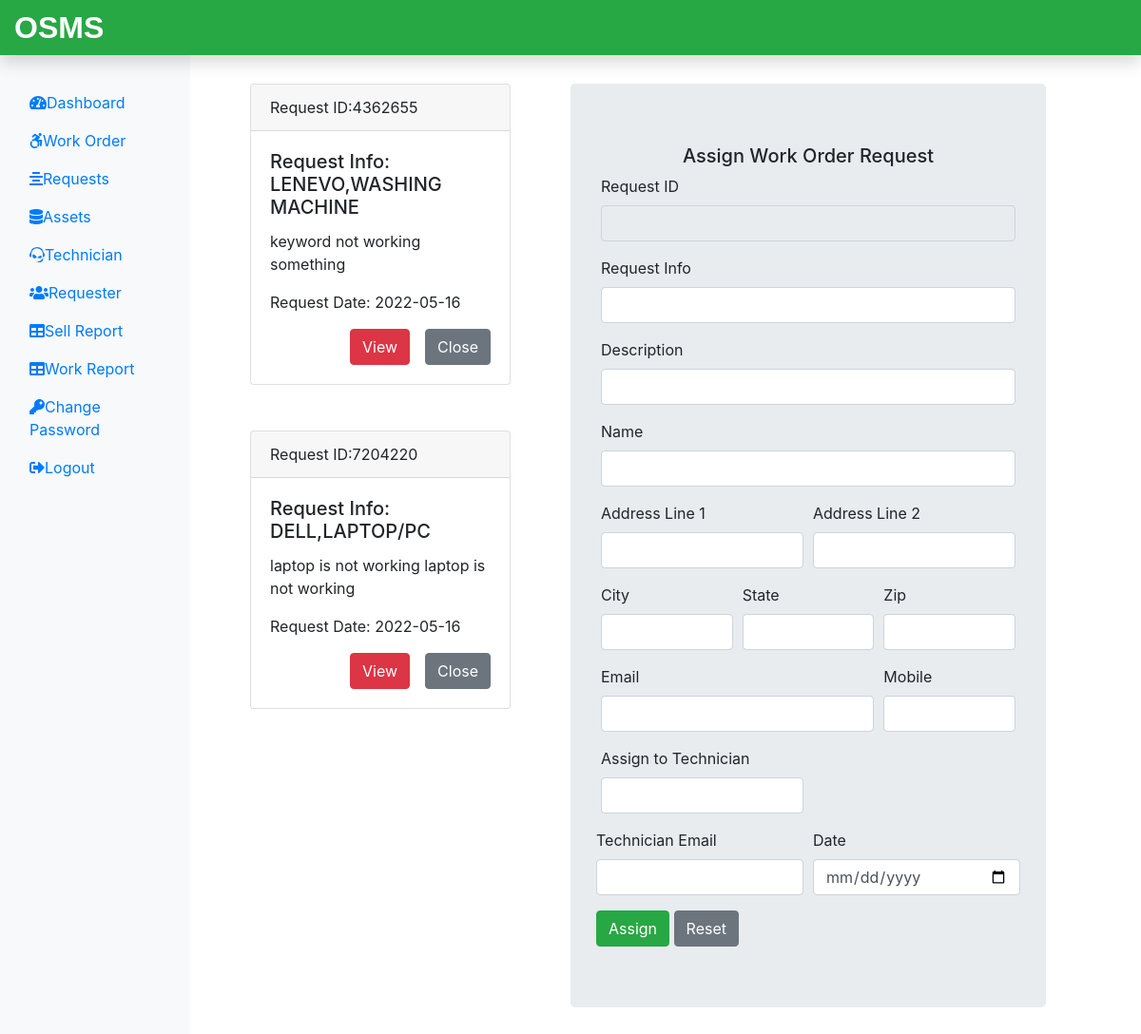
The page /Admin/request.php (signed in) on the database its author committed.
### tables this page shows
CREATE TABLE `submitrequest_tb` (
  `request_id` int(11) NOT NULL,
  `request_info` text NOT NULL,
  `request_desc` text NOT NULL,
  `requester_name` varchar(60) NOT NULL,
  `requester_add1` text NOT NULL,
  `requester_add2` text NOT NULL,
  `requester_city` varchar(60) NOT NULL,
  `requester_state` varchar(60) NOT NULL,
  `requester_zip` int(11) NOT NULL,
  `requester_email` varchar(60) NOT NULL,
  `requester_mobile` bigint(20) NOT NULL,
  `request_date` date NOT NULL
);

### Admin/request.php (the view, shortened to what this page needs)
<?php
include('includes/header.php');
include('../dbconnection.php');
?>
<div class="col-sm-4 mb-5">
 <?php
  $sql = "SELECT request_id, request_info, request_desc, request_date FROM submitrequest_tb";
  $result = $conn->query($sql);
  if($result->num_rows > 0){
   while($row = $result->fetch_assoc()){
    echo '<div class="card mt-5 mx-5">';
     echo '<div class="card-header">';
      echo 'Request ID:'. $row['request_id'];
     echo '</div>';
     echo '<div class="card-body">';
      echo '<h5 class="card-title">Request Info: '.$row['request_info'];
      echo '</h5>';
      echo '<p class="card-text">'.$row['request_desc'];
      echo '</p>';
      echo '<p class="card-text">Request Date: '.$row['request_date'];
      echo '</p>';
      echo '<div class="float-right">';
       echo '<form action="" method="POST">';
        echo '<input type="submit" class="btn btn-danger mr-3" value="View" name="view">';
        echo '<input type="submit" class="btn btn-secondary" value="Close" name="close">';
       echo '</form>';
      echo '</div>';
     echo '</div>';
    echo '</div>';
   }
  }
 ?>
</div>
<?php
include('assignworkform.php');
include('includes/footer.php')
?>

### rows shown on the page
submitrequest_tb: request_id "4362655", request_info "LENEVO,WASHING MACHINE", request_desc "keyword not working something", request_date "2022-05-16"
submitrequest_tb: request_id "7204220", request_info "DELL,LAPTOP/PC", request_desc "laptop is not working laptop is not working", request_date "2022-05-16"
